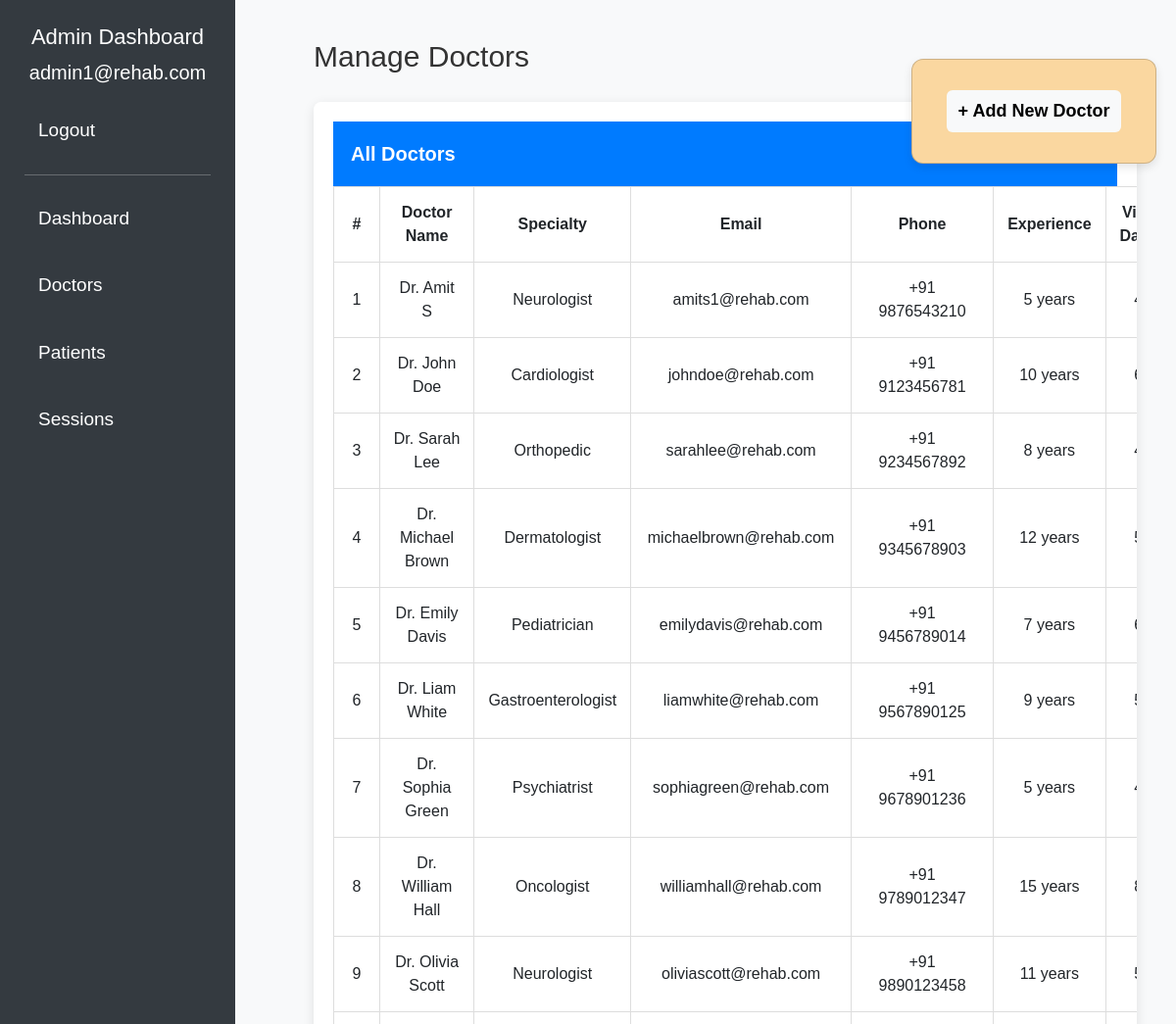
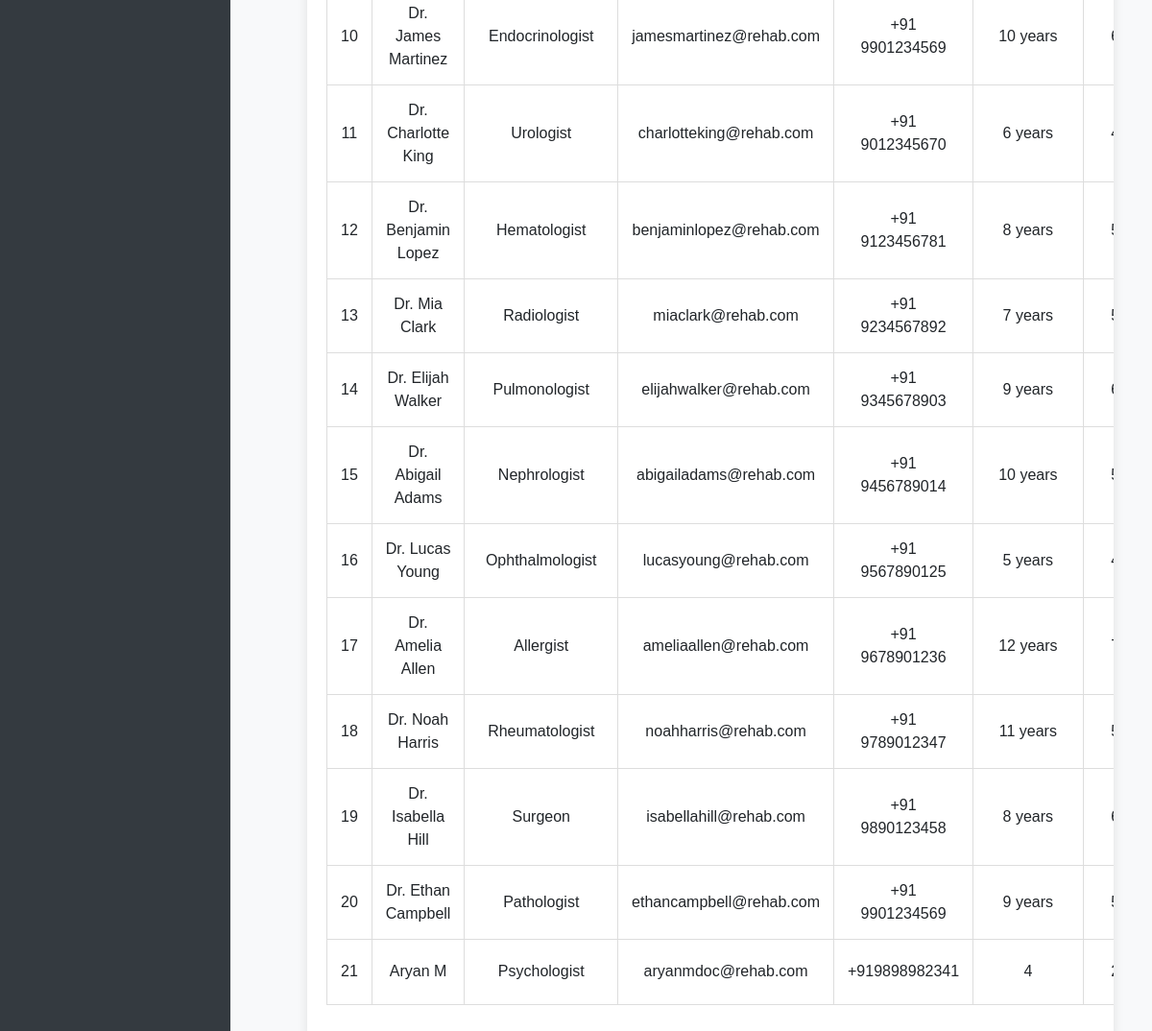
/all_doc.php (signed in), run on the app's committed database (2 pictures, top to bottom).
### tables this page shows
CREATE TABLE `doctors` (
  `doctor_id` int(11) NOT NULL,
  `name` varchar(100) NOT NULL,
  `speciality` varchar(100) NOT NULL,
  `email` varchar(100) DEFAULT NULL,
  `password` varchar(255) NOT NULL,
  `phone` varchar(15) DEFAULT NULL,
  `experience` varchar(100) DEFAULT NULL,
  `max_patients` int(11) NOT NULL,
  `role_id` int(11) DEFAULT NULL,
  `appointment_count` int(11) DEFAULT 0
);

### all_doc.php (the view, shortened to what this page needs)
<?php
include 'connection.php';
$doctors_query = "SELECT doctor_id, name, speciality, email, phone, experience, max_patients FROM doctors";
$doctors_result = mysqli_query($conn, $doctors_query);
?>
<!DOCTYPE html>
<html lang="en">
<head>
    <link rel="stylesheet" href="https://stackpath.bootstrapcdn.com/bootstrap/5.3.0/css/bootstrap.min.css">
</head>
<body>
    <div class="sidebar">
        <h4>Admin Dashboard</h4>
        <p><?php echo $_SESSION['email']; ?></p>
        <a href="logout.php">Logout</a>
        <hr>
        <a href="admin_dashboard.php?page=dashboard">Dashboard</a>
        <a href="all_doc.php">Doctors</a>
        <a href="all_patients.php">Patients</a>
        <a href="all_sess.php">Sessions</a>
    </div>
    <div class="main-content">
        <div class="top-bar">
            <h3 style="font-size: 30px;">Manage Doctors</h3>
        </div>
<div class="add-doctor-box" style="margin-top: 40px;">
    <div class="card" style="background-color: #FAD7A0;">
        <div class="card-body text-center">
            <a href="new_doc.php" class="btn btn-light" style="font-size: 18px; font-weight: bold;">+ Add New Doctor</a>
        </div>
    </div>
</div>
        <div class="table-container">
            <div class="card-header">All Doctors</div>
            <table class="table">
                <thead>
                    <tr>
                        <th>#</th>
                        <th>Doctor Name</th>
                        <th>Specialty</th>
                        <th>Email</th>
                        <th>Phone</th>
                        <th>Experience</th>
                        <th>Visit Days</th>
                    </tr>
                </thead>
                <tbody>
                    <?php if (mysqli_num_rows($doctors_result) > 0): ?>
                        <?php $count = 1; while ($doctor = mysqli_fetch_assoc($doctors_result)): ?>
                            <tr>
                                <td><?php echo $count++; ?></td>
                                <td><?php echo $doctor['name']; ?></td>
                                <td><?php echo $doctor['speciality']; ?></td>
                                <td><?php echo $doctor['email']; ?></td>
                                <td><?php echo $doctor['phone']; ?></td>
                                <td><?php echo $doctor['experience']; ?></td>
                                <td><?php echo $doctor['max_patients']; ?></td>
                            </tr>
                        <?php endwhile; ?>
                    <?php else: ?>
                        <tr>
                            <td colspan="7">No doctors found.</td>
                        </tr>
                    <?php endif; ?>
                </tbody>
            </table>
        </div>
    </div>
</body>
</html>

### all_doc.php (style rules this page uses)
body { font-family: 'Arial', sans-serif; background-color: #f8f9fa; color: #333; font-size: 18px; padding: 20px; }
.sidebar { height: 100%; width: 240px; position: fixed; top: 0; left: 0; background-color: #343a40; padding: 25px; color: white; }
.sidebar h4 { text-align: center; font-size: 22px; }
.sidebar p { text-align: center; font-size: 20px; }
.sidebar a { color: white; padding: 14px; text-decoration: none; font-size: 19px; display: block; border-radius: 6px; margin-bottom: 12px; }
.main-content { margin-left: 280px; padding: 20px; }
.table-container { margin-top: 20px; background-color: white; border-radius: 8px; box-shadow: 0 3px 12px rgba(0, 0, 0, 0.1); padding: 20px; overflow-x: auto; }
.table { width: 100%; border-collapse: collapse; }
.table th, .table td { text-align: center; vertical-align: middle; padding: 14px; font-size: 16px; border: 1px solid #ddd; }
.table thead { background-color: #007bff; color: white; font-size: 17px; }
.btn { padding: 8px 12px; font-size: 15px; border-radius: 6px; border: none; }
.card-header { background-color: #007bff; color: white; font-weight: bold; font-size: 20px; padding: 18px; border-radius: 8px 8px 0 0; }
.top-bar { display: flex; justify-content: space-between; align-items: center; }
.add-doctor-box { position: absolute; top: 20px; right: 20px; width: 250px; }
.card { background-color: #ffffff; border-radius: 12px; box-shadow: 0 4px 10px rgba(0, 0, 0, 0.1); text-align: center; padding: 15px; }

### data on the page
doctors: name "Dr. Amit S", speciality "Neurologist", email "amits1@rehab.com", phone "+91 9876543210", experience "5 years"
doctors: name "Dr. John Doe", speciality "Cardiologist", email "johndoe@rehab.com", phone "+91 9123456781", experience "10 years"
doctors: name "Dr. Sarah Lee", speciality "Orthopedic", email "sarahlee@rehab.com", phone "+91 9234567892", experience "8 years"
doctors: name "Dr. Michael Brown", speciality "Dermatologist", email "michaelbrown@rehab.com", phone "+91 9345678903", experience "12 years"
doctors: name "Dr. Emily Davis", speciality "Pediatrician", email "emilydavis@rehab.com", phone "+91 9456789014", experience "7 years"
doctors: name "Dr. Liam White", speciality "Gastroenterologist", email "liamwhite@rehab.com", phone "+91 9567890125", experience "9 years"
doctors: name "Dr. Sophia Green", speciality "Psychiatrist", email "sophiagreen@rehab.com", phone "+91 9678901236", experience "5 years"
doctors: name "Dr. William Hall", speciality "Oncologist", email "williamhall@rehab.com", phone "+91 9789012347", experience "15 years"
doctors: name "Dr. Olivia Scott", speciality "Neurologist", email "oliviascott@rehab.com", phone "+91 9890123458", experience "11 years"
doctors: name "Dr. James Martinez", speciality "Endocrinologist", email "jamesmartinez@rehab.com", phone "+91 9901234569", experience "10 years"
doctors: name "Dr. Charlotte King", speciality "Urologist", email "charlotteking@rehab.com", phone "+91 9012345670", experience "6 years"
doctors: name "Dr. Benjamin Lopez", speciality "Hematologist", email "benjaminlopez@rehab.com", phone "+91 9123456781", experience "8 years"
doctors: name "Dr. Mia Clark", speciality "Radiologist", email "miaclark@rehab.com", phone "+91 9234567892", experience "7 years"
doctors: name "Dr. Elijah Walker", speciality "Pulmonologist", email "elijahwalker@rehab.com", phone "+91 9345678903", experience "9 years"
doctors: name "Dr. Abigail Adams", speciality "Nephrologist", email "abigailadams@rehab.com", phone "+91 9456789014", experience "10 years"
doctors: name "Dr. Lucas Young", speciality "Ophthalmologist", email "lucasyoung@rehab.com", phone "+91 9567890125", experience "5 years"
doctors: name "Dr. Amelia Allen", speciality "Allergist", email "ameliaallen@rehab.com", phone "+91 9678901236", experience "12 years"
doctors: name "Dr. Noah Harris", speciality "Rheumatologist", email "noahharris@rehab.com", phone "+91 9789012347", experience "11 years"
doctors: name "Dr. Isabella Hill", speciality "Surgeon", email "isabellahill@rehab.com", phone "+91 9890123458", experience "8 years"
doctors: name "Dr. Ethan Campbell", speciality "Pathologist", email "ethancampbell@rehab.com", phone "+91 9901234569", experience "9 years"
doctors: name "Aryan M", speciality "Psychologist", email "aryanmdoc@rehab.com", phone "+919898982341", experience "4"

### other printed values
$_SESSION['email'] "admin1@rehab.com"
